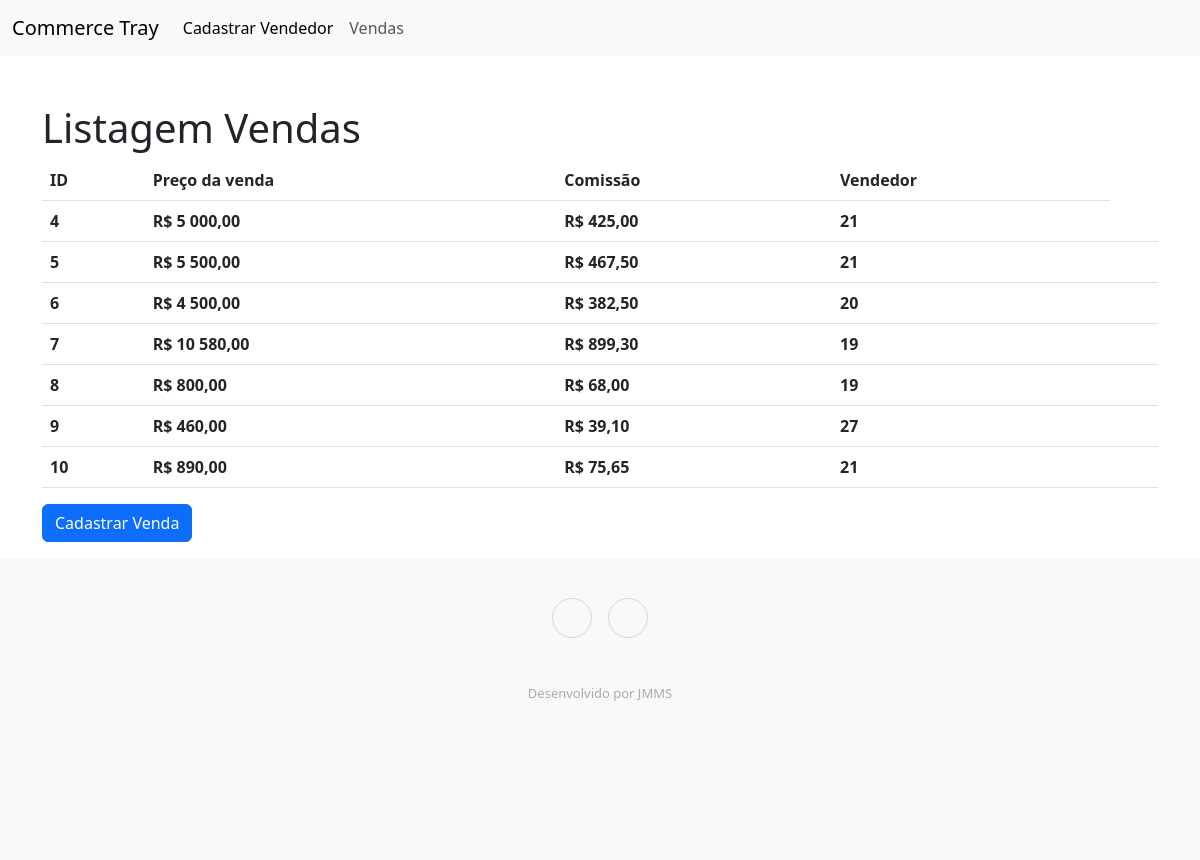
The page /vendas.php on the database its author committed.
### tables this page shows
CREATE TABLE IF NOT EXISTS `sales` (
  `sales_id` int NOT NULL AUTO_INCREMENT,
  `sales_price` varchar(255) NOT NULL,
  `sales_commission` varchar(255) NOT NULL,
  `seller_id` int NOT NULL,
  `created_at` timestamp NOT NULL,
  PRIMARY KEY (`sales_id`)
);

### models/sales.php (called while the page is built, shortened)
<?php
function buscar_vendas() {
    $lista = [];
    $sql = $GLOBALS['pdo']->query("SELECT * FROM sales ORDER BY sales_id");
    if($sql->rowCount() > 0) {
        $lista = $sql->fetchAll(PDO::FETCH_ASSOC);
    }
    return $lista;
}
?>

### vendas.php (the view, shortened to what this page needs)
<?php require 'app/config.php';
require 'models/sales.php';
$lista = buscar_vendas();
?>
<!doctype html>
<html lang="pt-br">
  <head>
    <?php include_once("includes/head.php"); ?>
  </head>
  <body>
    <?php include_once("includes/nav.php"); ?>
    <div class="container">
        <div class="row">
            <div class="col mt-5">
                <h1>Listagem Vendas</h1>
                <table class="table">
                    <thead>
                        <tr>
                        <th scope="col">ID</th>
                        <th scope="col">Preço da venda</th>
                        <th scope="col">Comissão</th>
                        <th scope="col">Vendedor</th>
                        </tr>
                    </thead>
                <?php foreach($lista as $sale): ?>
                    <tbody>
                        <tr>
                        <th scope="row"><?=$sale["sales_id"]; ?></th>
                        <th scope="row">R$ <?=number_format($sale["sales_price"], 2, ',', ' '); ?></th>
                        <th scope="row">R$ <?=number_format($sale["sales_commission"], 2, ',', ' '); ?></th>
                        <th scope="row"><?=$sale["seller_id"]; ?></th>
                        <td>
                        </td>
                        </tr>
                    </tbody>
                <?php endforeach;?>
                </table>
                <div class="mb-3">
                <a href="cadastrar_venda.php" class='btn btn-primary'>Cadastrar Venda</a>
                </div>
            </div>
        </div>
    </div>
    <?php include_once("includes/footer.php"); ?>
  </body>
</html>

### includes/head.php (shortened to what this page needs)
<link rel="stylesheet" href="https://cdnjs.cloudflare.com/ajax/libs/ionicons/2.0.1/css/ionicons.min.css">
<link href="assets/css/bootstrap/bootstrap.min.css" rel="stylesheet">
<link rel="stylesheet" href="assets/css/style.css">

### includes/nav.php (shortened to what this page needs)
<nav class="navbar navbar-expand-lg bg-body-tertiary">
<div class="container-fluid">
    <a class="navbar-brand" href="index.php">Commerce Tray</a>
    <div class="collapse navbar-collapse" id="navbarNav">
    <ul class="navbar-nav">
        <li class="nav-item">
        <a class="nav-link active" aria-current="page" href="cadastrar.php">Cadastrar Vendedor</a>
        </li>
        <li class="nav-item">
        <a class="nav-link" href="vendas.php">Vendas</a>
        </li>
    </ul>
    </div>
</div>
</nav>

### includes/footer.php
<div class="footer-simples">
    <footer>
        <div class="social"><a href="https://github.com/zeemaarciio" target="_blank"><i class="ion-social-github"></i></a><a href="https://www.linkedin.com/in/jose-marcio-mendes-jmms/" target="_blank"><i class="ion-social-linkedin"></i></a></div>
        <p class="copyright">Desenvolvido por JMMS</p>
    </footer>
</div>

### assets/css/style.css (style rules this page uses)
.footer-simples { padding:40px 0px 13% 0px; background-color:#F8F9FA; color:#4b4c4d; }
.footer-simples .social { text-align:center; padding-bottom:25px; }
.footer-simples .social > a { font-size:24px; width:40px; height:40px; line-height:40px; display:inline-block; text-align:center; border-radius:50%; border:1px solid #ccc; margin:0 8px; color:inherit; opacity:0.75; }
.footer-simples .copyright { margin-top:15px; text-align:center; font-size:13px; color:#aaa; margin-bottom:0; }

### rows shown on the page
sales: sales_id "4", sales_price "5 000,00", sales_commission "425,00", seller "21"
sales: sales_id "5", sales_price "5 500,00", sales_commission "467,50", seller "21"
sales: sales_id "6", sales_price "4 500,00", sales_commission "382,50", seller "20"
sales: sales_id "7", sales_price "10 580,00", sales_commission "899,30", seller "19"
sales: sales_id "8", sales_price "800,00", sales_commission "68,00", seller "19"
sales: sales_id "9", sales_price "460,00", sales_commission "39,10", seller "27"
sales: sales_id "10", sales_price "890,00", sales_commission "75,65", seller "21"
